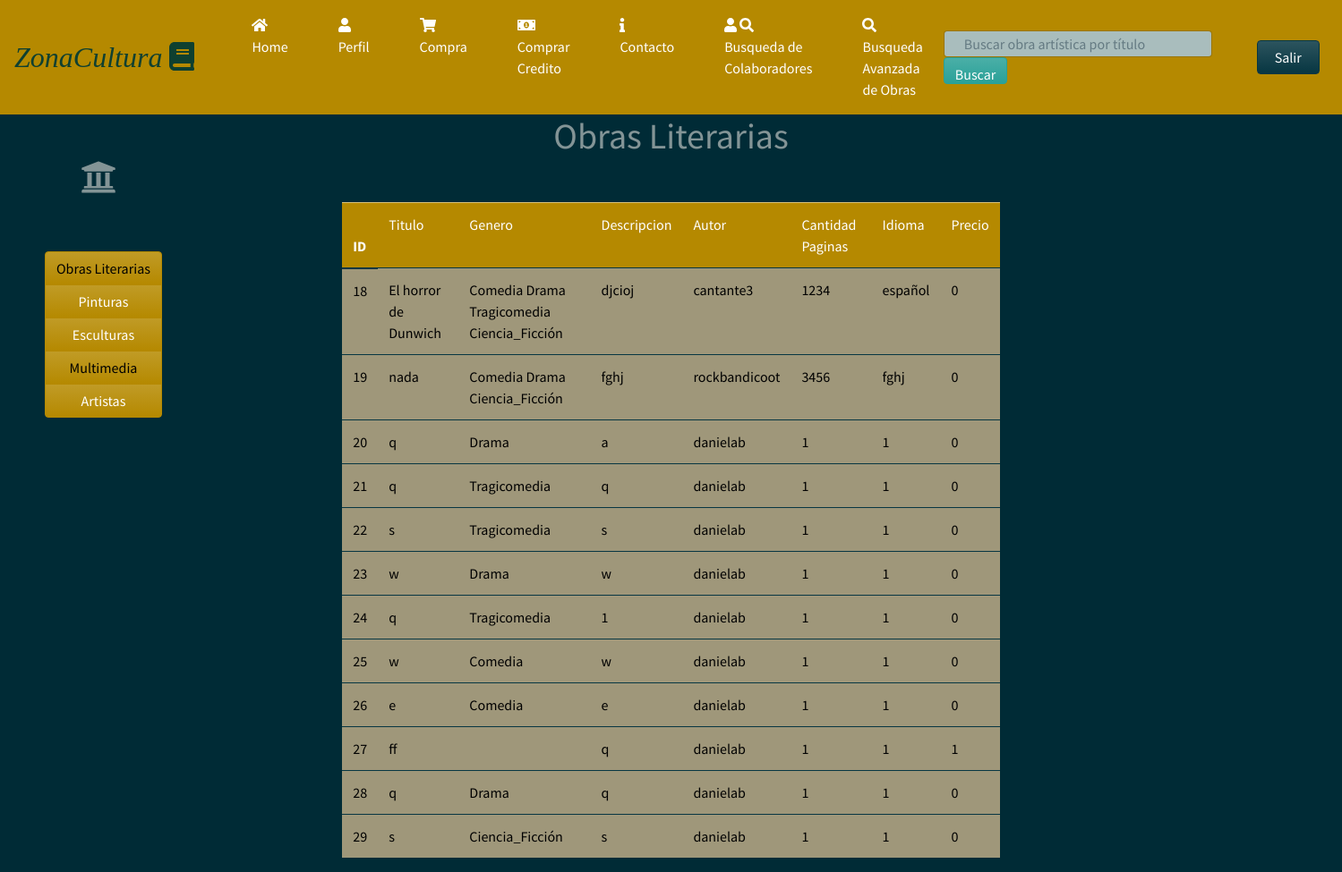
/CatalogoLibros (signed in), run on the app's committed database.
### homePage/models.py (models this page shows, shortened)
class infoLibro(models.Model):
	user=models.ForeignKey(User,on_delete=models.SET_NULL, null=True)
	archivo=models.FileField(upload_to='contenido/books/', validators=[validate_file_extension],default='contenido/books/default.pdf')
	genero= models.ForeignKey(GeneroLiterario, on_delete=models.SET_NULL, null=True)
	Titulo= models.CharField(max_length=50)
	Descripcion=models.TextField(max_length=2000)
	ISBN= models.IntegerField()
	PrecioLibro= models.IntegerField(default=0)
	CantidadPaginas=models.IntegerField()
	Idioma=models.CharField(max_length=15)
	imagen=models.ImageField(upload_to='images/books/covers/',default='images/books/covers/default.jpg', null=True,blank=True )

### homePage/views.py (the view)
# urls.py: url(r'^CatalogoLibros$',views.libros_view, name='catalogo libros'),
@login_required(login_url='/')
def libros_view(request):
	libros=infoLibro.objects.all()
	contexto={'libros':libros}
	return render(request, 'catalogolibros.html',contexto)

### homePage/templates/catalogolibros.html (shortened to what this page needs)
{% load staticfiles %}
<!DOCTYPE html>
<html>
<head>
  <link rel="stylesheet" type="text/css" href="{% static 'css/bootstrap1.min.css' %}">
  <link rel="stylesheet" href="https://use.fontawesome.com/releases/v5.0.8/css/solid.css">
    <link rel="stylesheet" href="static/css/paginahome.css">
</head>
<body>
  <nav class="navbar navbar-expand-lg navbar-dark bg-primary">
      <a class="navbar-brand"><em><font size="6" color="#0F4030" face="Trebuchet MS">ZonaCultura  <i class="fas fa-book"></i></font></em></a>
    <div class="collapse navbar-collapse" id="navbarColor01">
      <ul class="navbar-nav mr-auto">
          <li class="nav-item active">
            <a class="nav-link" href="/HomePage"><i class="fas fa-home"></i> Home<span class="sr-only">(current)</span></a>
          </li>
          <li class="nav-item active">
            <a class="nav-link" href="Perfil"><i class="fas fa-user"></i> Perfil</a>
          </li>
          <li class="nav-item active">
            <a class="nav-link" href="CarritoVista"><i class="fas fa-shopping-cart"></i> Compra</a>
          </li>
          <li class="nav-item active">
            <a class="nav-link" href="CompraCredito"><i class="fas fa-money-bill-alt"></i> Comprar Credito</a>
          </li>
          <li class="nav-item active">
            <a class="nav-link" href=""><i class="fas fa-info"></i>  Contacto</a>
          </li>
          <li class="nav-item active">
						<a class="nav-link" href="BusquedaColaboradores"><i class="fas fa-user" ></i> <i class="fas fa-search"></i> Busqueda de Colaboradores</a>
          </li>
					<li class="nav-item active">
            <a class="nav-link" href="BusquedaEspecifica"><i class="fas fa-search"></i> Busqueda Avanzada de Obras</a>
          </li>
      </ul>
      <form class="form-inline my-2 my-lg-2" method = "POST" action="/BusquedaGeneral">
    		<div class="col-12">
      			<input class="form-control mr-sm-0" type="text" placeholder="Buscar obra artística por título" id="input-search" name = "buscarstring">
      			<button class="btn btn-success" type="submit" id="Buscar">Buscar</button>
    		</div>
    	</form>
			<form class="form-inline my-2 my-lg-2" method = "GET">
    		<div class="col-12">
      			<button class="btn btn-dark my-5 my-sm-0" type="submit"  value="Salir" name='Salir'id="Salir">Salir</a></button>
    		</div>
    	</form>
    </div>
  </nav>
<div>
    <div class="row">
      <div class="col col-3">
        <h1><i class="fas fa-university" id="lll"></i></h1>
          <div class="btn-group-vertical" data-toggle="buttons">
            <button type="button" class="btn btn-primary"><a href="CatalogoLibros">Obras Literarias</a></button>
            <button type="button" class="btn btn-primary">Pinturas</button>
            <button type="button" class="btn btn-primary">Esculturas</button>
            <button type="button" class="btn btn-primary"><a href="CatalogoMultimedia">Multimedia</a></button>
            <button type="button" class="btn btn-primary">Artistas</button>
          </div>
      </div>
      <div class="col col-6">
        <div class="container-lit conteiner">
          <h1 align="center">Obras Literarias</h1>
          <form class="site-form" method="post">
            <table class="table table-hover">
              <thead>
                <tr class="table-primary">
                  <th scope="row">ID</th>
                  <td>Titulo</td>
                  <td>Genero</td>
                  <td>Descripcion</td>
                  <td>Autor</td>
                  <td>Cantidad Paginas</td>
                  <td>Idioma</td>
                  <td>Precio</td>
                </tr>
              </thead>
              <tbody>
                {% if libros %}
                {% for libro in libros %}
                <tr>
                  <td><a href="Producto/ContenidoLiterario/{{libro.pk}}">{{libro.pk}}</td>
                  <td>{{libro.Titulo}}</a></td>
                  <td>
                    {% if libro.genero.Comedia %}
                      Comedia
                    {% endif %}
                    {% if libro.genero.Drama %}
                      Drama
                    {% endif %}
                    {% if libro.genero.Tragicomedia %}
                      Tragicomedia
                    {% endif %}
                    {% if libro.genero.Ciencia_Ficción %}
                      Ciencia_Ficción
                    {% endif %}
                  </td>
                  <td>{{libro.Descripcion}}</td>
                  <td>{{libro.user.username}}</td>
                  <td>{{libro.CantidadPaginas}}</td>
                  <td>{{libro.Idioma}}</td>
                  <td>{{libro.PrecioLibro}}</td>
                </tr>
                {% endfor %}
                {% else %}
                <h1>No hay registros de libros</h1>
                {% endif %}
              </tbody>
            </table>
          </form>
        </div>
      </div>
      <div class="col col-3"></div>
    </div>
  </div>

### homePage/static/css/paginahome.css (style rules this page uses)
#input-search { width: 300px; height: 30px; text-indent: 10px; }
#Salir { width: 70px; margin-left: 20px; margin-right: 0 auto; background-color: #F59251; }
#Buscar { height: 30px; }
.table { margin-top: 50px; border-color: #000; background-color: #9F977A; color: black; }
.btn-group-vertical { margin-top: 0px; padding-top: 50px; margin-left: 50px; }
#lll { margin-top: 50px; margin-left: 90px; margin-bottom: 0px; }
.nav-link { margin-left: 40px; }
.btn a { color: black; }
td a { color: black; }

### data on the page
infoLibro: pk "18", Titulo "El horror de Dunwich", shows "Comedia", shows "Drama", shows "Tragicomedia", shows "Ciencia_Ficción", Descripcion "djcioj", user.username "cantante3", CantidadPaginas "1234", Idioma "español", PrecioLibro "0"
infoLibro: pk "19", Titulo "nada", shows "Comedia", shows "Drama", shows "Ciencia_Ficción", Descripcion "fghj", user.username "rockbandicoot", CantidadPaginas "3456", Idioma "fghj", PrecioLibro "0"
infoLibro: pk "20", Titulo "q", shows "Drama", Descripcion "a", user.username "danielab", CantidadPaginas "1", Idioma "1", PrecioLibro "0"
infoLibro: pk "21", Titulo "q", shows "Tragicomedia", Descripcion "q", user.username "danielab", CantidadPaginas "1", Idioma "1", PrecioLibro "0"
infoLibro: pk "22", Titulo "s", shows "Tragicomedia", Descripcion "s", user.username "danielab", CantidadPaginas "1", Idioma "1", PrecioLibro "0"
infoLibro: pk "23", Titulo "w", shows "Drama", Descripcion "w", user.username "danielab", CantidadPaginas "1", Idioma "1", PrecioLibro "0"
infoLibro: pk "24", Titulo "q", shows "Tragicomedia", Descripcion "1", user.username "danielab", CantidadPaginas "1", Idioma "1", PrecioLibro "0"
infoLibro: pk "25", Titulo "w", shows "Comedia", Descripcion "w", user.username "danielab", CantidadPaginas "1", Idioma "1", PrecioLibro "0"
infoLibro: pk "26", Titulo "e", shows "Comedia", Descripcion "e", user.username "danielab", CantidadPaginas "1", Idioma "1", PrecioLibro "0"
infoLibro: pk "27", Titulo "ff", Descripcion "q", user.username "danielab", CantidadPaginas "1", Idioma "1", PrecioLibro "1"
infoLibro: pk "28", Titulo "q", shows "Drama", Descripcion "q", user.username "danielab", CantidadPaginas "1", Idioma "1", PrecioLibro "0"
infoLibro: pk "29", Titulo "s", shows "Ciencia_Ficción", Descripcion "s", user.username "danielab", CantidadPaginas "1", Idioma "1", PrecioLibro "0"
